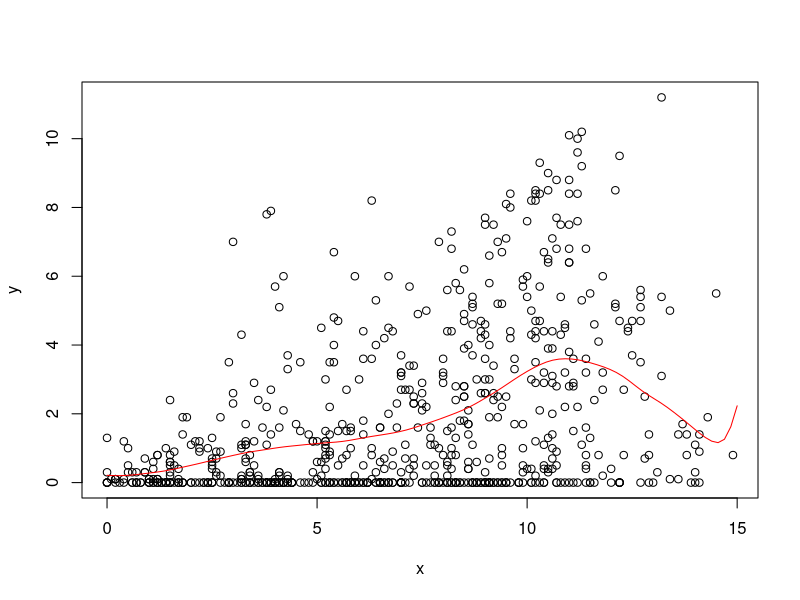
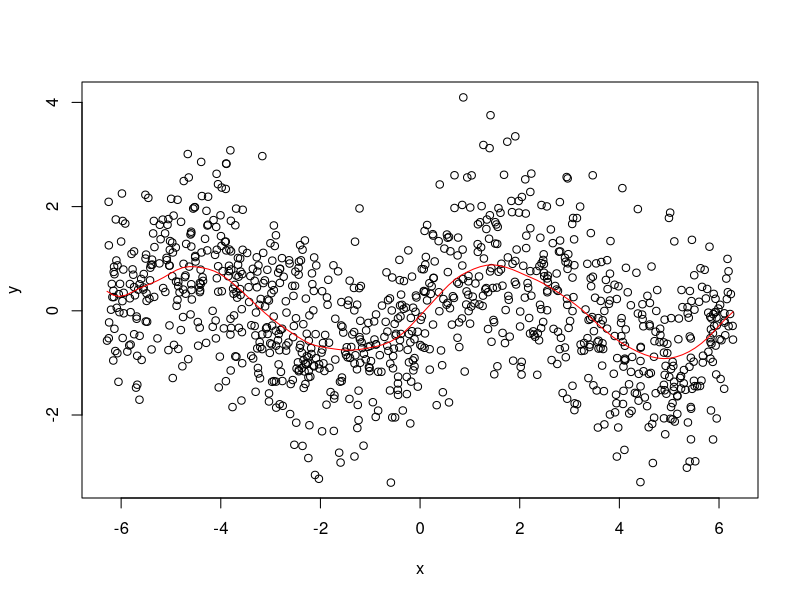

R code for these plots, in order: (Note: this script raises an error after producing the figures.)
# STAT-S 610
# LAB 4
# 2019-10-03
# https://jfukuyama.github.io/teaching/stat610/assignments/lab4.pdf

# --- functions --- #

#' @param x (numeric) vector of same length as y
#' @param y (numeric) vector of same length as y
#' @param z (numeric) vector, can be of a different length
#' @param omega (numeric) must be a scalar
#' @return (numeric) vector of the same length as z
llr = function(x, y, z, omega) {
  fits = sapply(z, compute_f_hat, x, y, omega)
  return(fits)
}

#' @param z (numeric) must be a scalar
#' @param x (numeric) vector of the same length as y
#' @param y (numeric) vector of the same length as x
#' @param omega (numeric) must be a scalar
#' @return (numeric) scalar
compute_f_hat = function(z, x, y, omega) {
  Wz = diag(make_weight_matrix(z, x, omega))
  X = make_predictor_matrix(x)
  n = nrow(X)
  A = t(sapply(1:n, function(i){
    Wz[i]*X[i,]
  }))
  f_hat = c(1,z) %*% solve(t(X)%*% A) %*% t(X) %*% (Wz*y)
  return(f_hat)
}

#' @param z (numeric) must be a scalar
#' @param x (numeric) vector of arbitrary length
#' @param omega (numeric) must be a scalar
#' @return (numeric) a diagonal matrix
make_weight_matrix = function(z, x, omega) {
  r = abs(x - z) / omega  # this is a vector of the same length as x
  w = sapply(r, W)  # this is a vector of the same length as x and r
  Wz = diag(w)  # this is a diagonal matrix with elements from w
  return(Wz)
}

#' @param r (numeric) must be a scalar
#' @return (numeric) scalar
W = function(r) {
  if (abs(r) < 1) {
    return((1 - abs(r) ** 3) ** 3)
  } else {
    return(0)
  }
}

#' @param x (numeric) vector of arbitrary length
#' @return (numeric) matrix with 2 columns and rows equal to length of x
make_predictor_matrix = function(x) {
  n = length(x)
  return(cbind(rep(1, n), x))
}


# --- example 1 --- #

# get the data
data(french_fries, package = 'reshape2')
french_fries = na.omit(french_fries)

# input data
x = french_fries$potato
y = french_fries$buttery

# space along which to smooth
z = seq(0, 15, length.out = 100)

# run smoothing
fits = llr(z = z, x = x, y = y, omega = 2)

# plot the data and the smoother
plot(x, y)
lines(z, fits, col = 'red')


# --- example 2 --- #

# noisy sine wave
x = runif(1000, -2 * pi, 2 * pi)
y = sin(x) + rnorm(length(x))

# space along which to smooth
z = seq(-2 * pi, 2 * pi, length.out = 100)

# run smoothing
fits = llr(z = z, x = x, y = y, omega = pi / 3)

# plot the data and the smoother
plot(x, y)
lines(z, fits, col = 'red')

f_hat = c(1,z) %*% solve(t(X)%*% WzX) %*% t(X) %*% (Wz*y)
fhat_means=t(apply(f_hat,2,mean))
fhat_sds=t(apply(f_hat,2,sd))
fhat_T=sweep(sweep(f_hat,2,fhat_means,"-"),2,fhat_sds,"/")*10+50